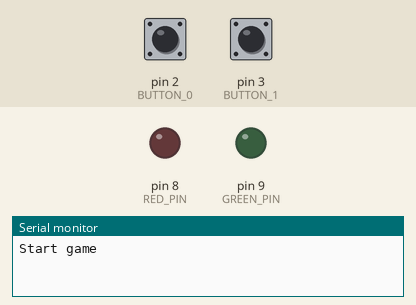
The sketch below on a simulated Arduino Uno, built with avr-gcc and run on an emulated ATmega328P. Shown: output pins drawn as LEDs (lit = HIGH), the last lines printed to the serial monitor. The inputs (shaded band) are chosen by the test bench; at power-on: pin 2 (BUTTON_0) HIGH, pin 3 (BUTTON_1) HIGH.

Above: at 1.2 s.
1.3 s: pin 2 (BUTTON_0) pulled LOW for 0.15 s
At 2.2 s:
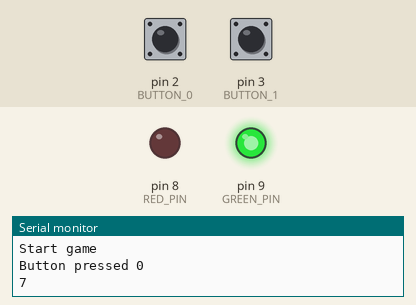
3.9 s: pin 3 (BUTTON_1) pulled LOW for 0.15 s
At 4.8 s:
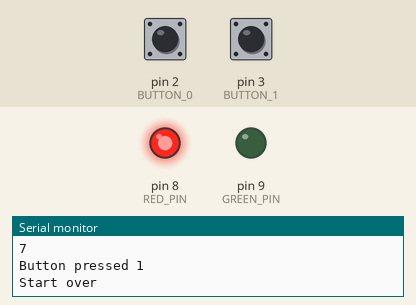
6.5 s: pin 3 (BUTTON_1) pulled LOW for 1 s
At 9.5 s:
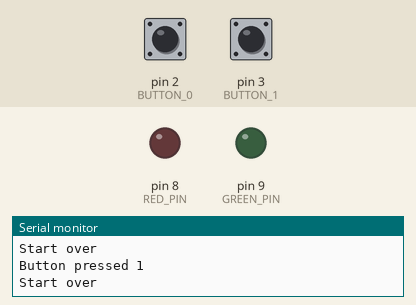
10.0 s: pin 3 (BUTTON_1) pulled LOW for 3.2 s
At 14.0 s:
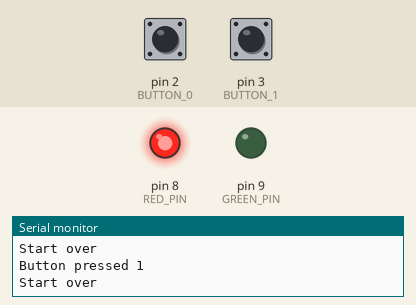
Timing chart, 0 to 15.7 s (numbered marks = the images above; inputs shaded):
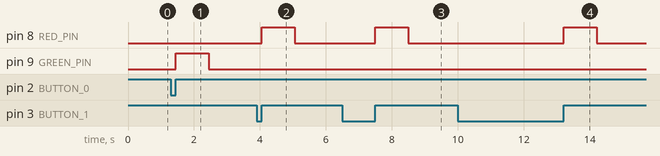

The sketch:

find_the_sequence.ino
```cpp
//www.elegoo.com
//2016.12.08

#define GREEN_PIN 9
#define RED_PIN 8

#define BUTTON_0 2
#define BUTTON_1 3

int sequence[7] = {0, 0, 0, 1, 1, 0, 1};

void setup()
{
  Serial.begin(9600);
  pinMode(GREEN_PIN, OUTPUT);
  pinMode(RED_PIN, OUTPUT);
  pinMode(BUTTON_0, INPUT_PULLUP);
  pinMode(BUTTON_1, INPUT_PULLUP);

  digitalWrite(GREEN_PIN, LOW);
  digitalWrite(RED_PIN, LOW);

  Serial.println("Start game");
}

int i = 0;
bool completed = false;

int previousButton0State = HIGH;
bool pressing0 = false;

int previousButton1State = HIGH;
bool pressing1 = false;

void loop()
{
  if (!completed) {
    int buttonPressed = getButtonPressed();
    if (buttonPressed != -1) {
      Serial.println("Button pressed " + String(buttonPressed));
      // hit
      if (sequence[i] == buttonPressed) {
        hit();
      } else {
        miss();
      }
    }
  }
}

int getButtonPressed() {
  int button0 = digitalRead(BUTTON_0);
  int button1 = digitalRead(BUTTON_1);

  if (button0 != previousButton0State) {
    if (button0 == LOW) {
      pressing0 = true;
    } else if (pressing0) {
      pressing0 = false;
      return 0;
    }
    previousButton0State = button0;
  } else if (button1 != previousButton1State) {
    if (button1 == LOW) {
      pressing1 = true;
    } else if (pressing1) {
      pressing1 = false;
      return 1;
    }
    previousButton1State = button1;
  }
  return -1;
}

bool isCompleted() {
  Serial.println(String(sizeof(sequence) / sizeof(int)));
  return i >= sizeof(sequence) / sizeof(int);
}

void hit() {
  i++;
  if (isCompleted()) {
    completed = true;
    Serial.println("Game completed!");
    for (int j = 0; j < 5; j++) {
      delay(200);
      digitalWrite(GREEN_PIN, HIGH);
    }
  } else {
    digitalWrite(GREEN_PIN, HIGH);
    delay(1000);
    digitalWrite(GREEN_PIN, LOW);
  }
}

void miss() {
  Serial.println("Start over");
  i = 0;
  digitalWrite(RED_PIN, HIGH);
  delay(1000);
  digitalWrite(RED_PIN, LOW);
}
```

Measured:
- after the input at 1.3 s, pin 9 (GREEN_PIN): LOW → HIGH after 0.15 s, → LOW 1.0 s later
- after the input at 3.9 s, pin 8 (RED_PIN): LOW → HIGH after 0.15 s, → LOW 1.0 s later
- after the input at 6.5 s, pin 8 (RED_PIN): LOW → HIGH after 1.0 s, → LOW 1.0 s later
- after the input at 10.0 s, pin 8 (RED_PIN): LOW → HIGH after 3.2 s, → LOW 1.0 s later
